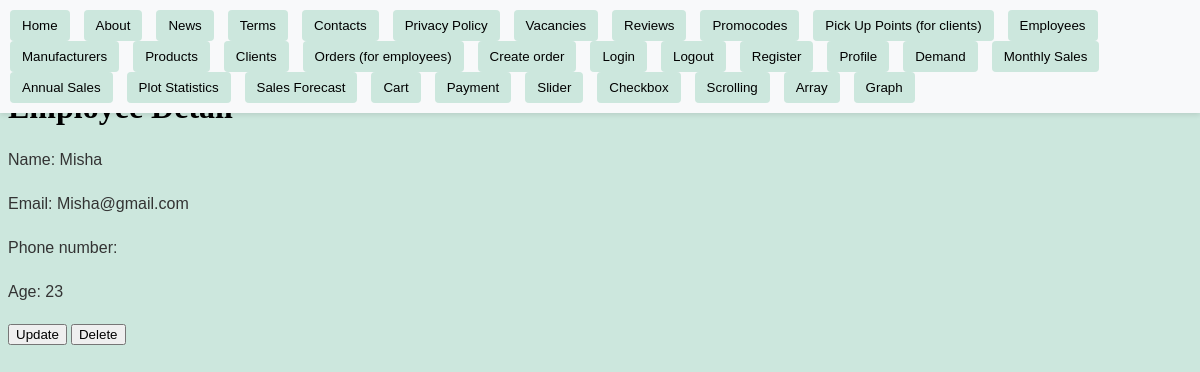
The page /employees/1/ on the database its author committed.
### store/models.py (models this page shows, shortened)
class Employee(models.Model):
    name = models.CharField(max_length=100)
    email = models.EmailField()
    phone_regex = RegexValidator(
        regex=r"^\+375 \(\d{2}\) \d{3}-\d{2}-\d{2}$",
        message="Phone number must be in the format '+375 (29) XXX-XX-XX'",
    )
    phone_number = models.CharField(validators=[phone_regex], max_length=20, null=True)
    age = models.PositiveIntegerField(validators=[MinValueValidator(18)])

### store/views/employee_views.py (the view)
# urls.py: path("employees/<int:pk>/", employee_detail, name="employee_detail"),
def employee_detail(request, pk):
    employee = get_object_or_404(Employee, pk=pk)
    return render(request, "employee/employee_detail.html", {"employee": employee})

### store/templates/employee/employee_detail.html (shortened to what this page needs)
{% extends "base.html" %}
{% block content%}
    <h1>Employee Detail</h1>
    <p>Name: {{ employee.name }}</p>
    <p>Email: {{ employee.email }}</p>
    <p>Phone number: {{ cliemployeeent.phone_number }}</p>
    <p>Age: {{ employee.age }}</p>
    <form action="{% url 'employee_update' employee.pk %}" method="get" style="display: inline;">
        <button type="submit">Update</button>
    </form>
    <form action="{% url 'employee_delete' employee.pk %}" method="get" style="display: inline;">
        <button type="submit">Delete</button>
    </form>
{% endblock content %}

### static/styles.css (style rules this page uses)
p { font-family: Arial, sans-serif; font-size: 16px; color: #333; line-height: 1.5; margin-bottom: 20px; }
body { background-color: #cce7dd; }
button { cursor: pointer; }

### rows shown on the page
Employee: name "Misha", email "Misha@gmail.com", age "23"
